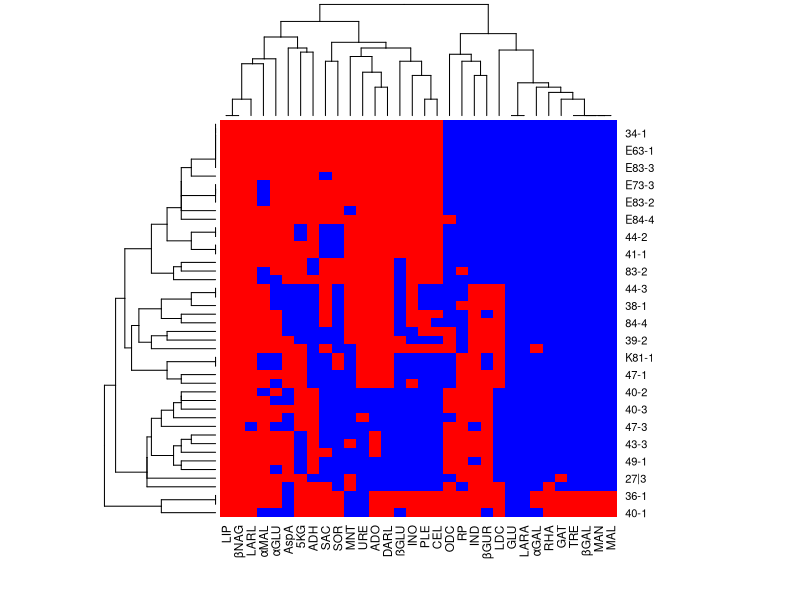

Reproduce this figure in R.
# heatmap_API_test_results

install.packages("ggplot2")
install.packages("readxl")   # read data from excel
library("readxl")   # declare that we use the package
library("ggplot2")

setwd("L:/MBT/Austausch/Cho/Eewon/R_visualization")   # set working directory
getwd()

df <- read_excel("API_test_results_pseudo_heatmap.xlsx")
head(df)

#data <- matrix(rnorm(100, 0, 10), nrow = 10, ncol = 10)           # Create example data
#colnames(data) <- paste0("col", 1:10)                             # Column names
#rownames(data) <- paste0("row", 1:10)  

col<- c("red", "blue")

data <- as.matrix(df[-c(1), -c(1)])
rownames(data) <- df[["Strain"]][-c(1)]
colnames(data) <- colnames(df)[-c(1)]
heatmap(data, scale = "none", col=col)




### ?heatmap